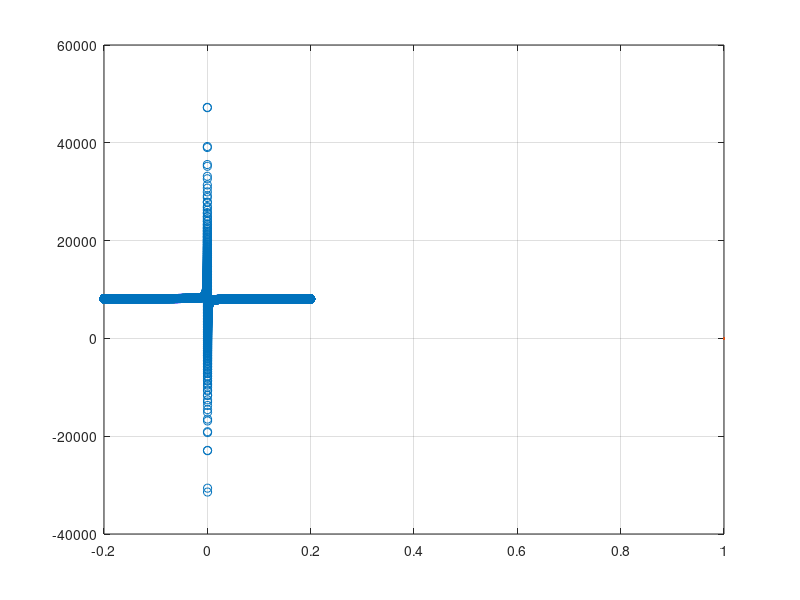

Write the MATLAB code that produced this figure. (Note: this script raises an error after producing the figure.)
%% OPTIMAL STAGING ANALYSIS

clear
close all
clc

% ----------------------------3ST0 SOLID-----------------------------------
% Recovering the specific problem data
g0   = 9.80665;   

% conservative estimate on isp
isp1 = 250;     
isp2 = 250;     
isp3 = 250;     
eps1 = 0.08;
eps2 = 0.11;
eps3 = 0.14;
% from mission requirements
mpay = 400;
% see MA Staging Propulsion rationale document on  OneDrive for reasoning
% behind the first DV budget estimation:
% ITERATA 1: DV LOSS = 1.3 KM/S DV TOT = 8.92e3;
DV   = 8.92e3-0.6e3; %m/s

% computation of the effective exaust velocities
c1 = isp1*g0;
c2 = isp2*g0;
c3 = isp3*g0;

% Solving for lambda:=l
f = @(l) -(DV-c1*log((c1*l-1)/(eps1*c1*l))-c2*log((c2*l-1)/(eps2*c2*l))...
    -c3*log((c3*l-1)/(eps3*c3*l)));

x_vect = linspace(-0.2,0.2,100000);
f_eval = zeros(length(x_vect),1);
for j = 1:length(x_vect)
    f_eval(j) = f(x_vect(j));
end

figure
plot(x_vect,f_eval,'o',MarkerSize=1);
grid on
yline(0)
title('COST FUNCTION f(l) BEHAVIOUR','Interpreter','latex',FontSize=12);
xlabel('l',FontSize=15,Interpreter='latex');
ylabel('fval',FontSize=15,Interpreter='latex');

% solution
options = optimoptions("fsolve","Display",'off');
[l,~,exitflag] =fsolve(f,1,options);

% recovering n1,n2,n3
% defining eps and c vectors
eps = [eps1; eps2; eps3];
c   = [c1; c2; c3];
n = zeros(3,1);
for i=1:3
    n(i) = (c(i)*l-1)/(eps(i)*c(i)*l);
end

% once n1, n2, n3 have been computed, it's possible to recover the stage
% masses according to the following equations:

m3 = ((n(3)-1)/(1-n(3)*eps3))*mpay;
m2 = ((n(2)-1)/(1-n(2)*eps2))*(mpay+m3);
m1 = ((n(1)-1)/(1-n(1)*eps1))*(mpay+m2+m3);
m = [m1;m2;m3];

% GROSS LIFT OFF MASS 
glom = m1+m2+m3+mpay; % [Kg]

% Knowing the mass of the stages and the structural mass indexces
% m_structure  = m_stage*eps_stage
% m_propellant = m_stage*(1-eps_stage)

m_struct = zeros(3,1);
m_prop   = zeros(3,1);
for i=1:3
    m_struct(i) = m(i)*eps(i);
    m_prop(i) = m(i)*(1-eps(i));
end

clc
fprintf('\n3ST0 SOLID ANALYSIS')
fprintf('\n gross liftoff mass = %f kg \n',glom );
fprintf('\n first stage mass = %f Kg ',m1);
fprintf('\n second stage mass = %f kg',m2);
fprintf('\n third stage mass = %f kg \n',m3);
fprintf('\n first stage propellant mass = %f kg',m_prop(1));
fprintf('\n second stage propellant mass = %f kg',m_prop(2));
fprintf('\n third stage propellant mass = %f kg \n',m_prop(3));


%%  Sensitiviy of GLOM with respect to 15% variation of eps1, esp2, esp3

% Given the nominal values of the structural indexes, the GLOM computation
% is now perform considering a 10-15% change in the structural mass indexes 

eps1_plus  = linspace(eps1,0.15*eps1+eps1,11)';
eps1_minus = linspace(-0.15*eps1+eps1,eps1,10)';
Eps_1 = [eps1_minus;eps1_plus(2:end)];

eps2_plus  = linspace(eps2,0.15*eps2+eps2,11)';
eps2_minus = linspace(-0.15*eps2+eps2,eps2,10)';
Eps_2 = [eps2_minus;eps2_plus(2:end)];

eps3_plus  = linspace(eps3,0.15*eps3+eps3,11)';
eps3_minus = linspace(-0.15*eps3+eps3,eps3,10)';
Eps_3 = [eps3_minus;eps3_plus(2:end)];

% Computation of the GLOM for all the possible combinations of variability 
% of the structural mass indexces:

GLOM = zeros(20,20,20);
for i=1:20
    for j= 1:20
        for k = 1:20
            f = @(l) -(DV-c1*log((c1*l-1)/(Eps_1(i)*c1*l))-c2*log((c2*l-1)/...
                (Eps_2(j)*c2*l))-c3*log((c3*l-1)/(Eps_3(k)*c3*l)));
            l =fsolve(f,1,options);
            
            n1 = (c1*l-1)/(c1*Eps_1(i)*l);
            n2 = (c2*l-1)/(c2*Eps_2(j)*l);
            n3 = (c3*l-1)/(c3*Eps_3(k)*l);

            m3 = ((n3-1)/(1-n3*Eps_3(k)))*mpay;
            m2 = ((n2-1)/(1-n2*Eps_2(j)))*(mpay+m3);
            m1 = ((n1-1)/(1-n1*Eps_1(i)))*(mpay+m2+m3);
            GLOM(i,j,k) = m1+m2+m3+mpay;
        end
    end
end

%% Scatter plot of the variability region
[x, y, z] = ndgrid(Eps_1, Eps_2, Eps_3);
x = x(:); 
y = y(:);
z = z(:);
glom_flat = GLOM(:);

figure;
scatter3(x, y, z, 20, glom_flat, 'filled');
xlabel('\epsilon_1',FontSize=15);
ylabel('\epsilon_2',FontSize=15);
zlabel('\epsilon_3',FontSize=15);
title('3STO solid GLOM expected variability','Interpreter','latex',...
    FontSize=15);
colorbar;
clim([min(glom_flat) max(glom_flat)]);
hold on
scatter3(eps1,eps2,eps3,glom,'filled',MarkerFaceColor='red',SizeData=30);

%% SENSITIVITY ANALYSIS

% Extraxting the submatrix GLOM(1:20;10,10) to see how the variability of
% the first stack structural mass index influence the GLOM with respect to
% the nominal case.

figure
% INFLUENCE OF THE FIRST STRUCTURAL MASS INDEX, WITH CONSTANT EPS_2, EPS_3
TradeOffMatrix1 = GLOM(1:20,10,10);
plot(((Eps_1-Eps_1(10).*ones(20,1))./Eps_1(10))*100,((TradeOffMatrix1-...
    glom*ones(20,1))./glom)*100,'o',MarkerFaceColor='blue')
grid on
hold on
xlabel('Change in structural mass index [\%] ',...
   'Interpreter','latex', 'FontSize',15);
ylabel('Change in GLOM [\%]', 'Interpreter','latex',FontSize=15);
title('Optimization strategy analysis', 'Interpreter','latex',FontSize=15);

% INFLUENCE OF THE SECOND STRUCTURAL MASS INDEX, WITH CONSTANT EPS_1, EPS_3
TradeOffMatrix2 = GLOM(10,1:20,10)';
plot(((Eps_2-Eps_2(10).*ones(20,1))./Eps_2(10))*100,((TradeOffMatrix2-...
    glom*ones(20,1))./glom)*100,'o',MarkerFaceColor='green')

% INFLUENCE OF THE THIRD STRUCTURAL MASS INDEX, WITH CONSTANT EPS_1, EPS_2
TradeOffMatrix3 = squeeze(GLOM(10,10,1:20));
plot(((Eps_3-Eps_3(10).*ones(20,1))./Eps_3(10))*100,((TradeOffMatrix3-...
    glom*ones(20,1))./glom)*100,'o',MarkerFaceColor='yellow')

% reference point
plot((Eps_1(10)-Eps_1(10))./Eps_1(10),(TradeOffMatrix1(10)-glom)/...
    TradeOffMatrix1(10),'o',MarkerFaceColor='red')

legend('eps1 variable','eps2 variable','eps3 variable','ref','FontSize',...
    14,Interpreter = 'latex');


%%%%%%%%%%%%%%%%%%%%%%%%%%%%%%%%%%%%%%%%%%%%%%%%%%%%%%%%%%%%%%%%%%%%%%%%%%%
% SOME CONSIDERATIONS: IT'S MUCH BETTER OPTIMIZING THE FIRST STAGE
% STRUCTURAL MASS INDEXCES, AS FOR THE SAME % CHANGE, THE OVERALL EFFECT ON
% THE GLOM IS MUCH STRONGER WITH RESPECT TO THE OPTIMIZATION OF THE
% STRUCTURAL MASS INDEX OF THE UPPER STAGES
%%%%%%%%%%%%%%%%%%%%%%%%%%%%%%%%%%%%%%%%%%%%%%%%%%%%%%%%%%%%%%%%%%%%%%%%%%%


%%
%-----------------------------2STO LIQUID----------------------------------
% reliable assumptions for eps_i and isp_i, i=1,2 have to be made.
% [1] Conceptual Launch Vehicle and Spacecract Design for Risk Assessment
eps1 = 0.15;
eps2 = 0.17;

% [2] Atlas V and Falcon 9 both exploit LOX-RP1 for the first stage
isp1 = 320;
isp2 = 320;  

% Optimization process for a TSTO:
% computation of the effective exaust velocities
c1 = isp1*g0;
c2 = isp2*g0;

% Solving for lambda:=l
f = @(l) DV-c1*log((c1*l-1)/(eps1*c1*l))-c2*log((c2*l-1)/(eps2*c2*l));
options = optimoptions('fsolve','FunctionTolerance',1e-12,'Display','off');
l =fsolve(f,1,options);

% recovering n1,n2,n3
% defining eps and c vectors
eps = [eps1; eps2];
c   = [c1; c2];
n = zeros(2,1);
for i=1:2
    n(i) = (c(i)*l-1)/(eps(i)*c(i)*l);
end

% once n1, n2 have been computed, it's possible to recover the stage
% masses according to the following equations:

m2 = ((n(2)-1)/(1-n(2)*eps2))*mpay;
m1 = ((n(1)-1)/(1-n(1)*eps1))*(mpay+m2);

% GROSS LIFT OFF MASS 
glom_TSTO = m1+m2+mpay; % [Kg]

m_struct_TSTO = zeros(2,1);
m_prop_TSTO   = zeros(2,1);
m = [m1;m2];
for i=1:2
    m_struct_TSTO(i) = m(i)*eps(i);
    m_prop_TSTO(i) = m(i)*(1-eps(i));
end

%%%%%%%%%%%%%%%%%%%%%%%%%%%%%%%%%%%%%%%%%%%%%%%%%%%%%%%%%%%%%%%%%%%%%%%%%%%
% The mission seems possible from the energetic point of view, but some
% constraints may be present on the acceleration profile, thus a TSTO may
% not be a feasible option, depending on the loads that the structure
% and/or the crew can soupport.
%%%%%%%%%%%%%%%%%%%%%%%%%%%%%%%%%%%%%%%%%%%%%%%%%%%%%%%%%%%%%%%%%%%%%%%%%%%

fprintf('\n2STO LIQUID')
fprintf('\n gross liftoff mass = %f kg \n',glom_TSTO );
fprintf('\n first stage mass = %f Kg ',m1);
fprintf('\n second stage mass = %f kg \n',m2);
fprintf('\n first stage propellant mass = %f kg',m_prop_TSTO(1));
fprintf('\n second stage propellant mass = %f kg \n',m_prop_TSTO(2));

% Sensitivity analysis
% Given the nominal values of the structural indexes, the GLOM computation
% is now perform considering a 10-15% change in the structural mass indexes 

eps1_plus  = linspace(eps1,0.15*eps1+eps1,11)';
eps1_minus = linspace(-0.15*eps1+eps1,eps1,10)';
Eps_1 = [eps1_minus;eps1_plus(2:end)];

eps2_plus  = linspace(eps2,0.15*eps2+eps2,11)';
eps2_minus = linspace(-0.15*eps2+eps2,eps2,10)';
Eps_2 = [eps2_minus;eps2_plus(2:end)];

% Computation of the GLOM for all the possible combinations of variability 
% of the structural mass indexces:

GLOM = zeros(20,20);
for i=1:20
    for j= 1:20
            f = @(l) DV-c1*log((c1*l-1)/(Eps_1(i)*c1*l))-c2*log((c2*l-1)...
                /(Eps_2(j)*c2*l));
            l =fsolve(f,1,options);
            
            n1 = (c1*l-1)/(c1*Eps_1(i)*l);
            n2 = (c2*l-1)/(c2*Eps_2(j)*l);

            m2 = ((n2-1)/(1-n2*Eps_2(j)))*(mpay);
            m1 = ((n1-1)/(1-n1*Eps_1(i)))*(mpay+m2);
            GLOM(i,j) = m1+m2+mpay;     
    end
end

% Scatter plot of the variability region
[x, y] = ndgrid(Eps_1, Eps_2);
x = x(:); 
y = y(:);
glom_flat = GLOM(:);

figure;
scatter(x, y, 20, glom_flat, 'filled');
xlabel('\epsilon_1',FontSize=15);
ylabel('\epsilon_2',FontSize=15);
title('2STO liquid GLOM expected variability','Interpreter','latex',...
    FontSize=15);
colorbar;
clim([min(glom_flat) max(glom_flat)]);
hold on
scatter3(eps1,eps2,eps3,glom,'filled',MarkerFaceColor='red',SizeData=30);
%%
%------------------------------3STO LIQUID---------------------------------
DV = 8.92e3-0.6e3;
% conservative estimate on isp
isp1 = 320; % LOX-RP1     
isp2 = 320; % LOX-RP1    
isp3 = 320; % LOX-RP1    
% to be refine
eps1 = 0.15;
eps2 = 0.16;
eps3 = 0.17;

% computation of the effective exaust velocities
c1 = isp1*g0;
c2 = isp2*g0;
c3 = isp3*g0;

% Solving for lambda:=l
f = @(l) -(DV-c1*log((c1*l-1)/(eps1*c1*l))-c2*log((c2*l-1)/(eps2*c2*l))...
    -c3*log((c3*l-1)/(eps3*c3*l)));

% solution
options = optimoptions("fsolve","Display",'off');
[l,~,exitflag] =fsolve(f,1,options);

% recovering n1,n2,n3
% defining eps and c vectors
eps = [eps1; eps2; eps3];
c   = [c1; c2; c3];
n = zeros(3,1);
for i=1:3
    n(i) = (c(i)*l-1)/(eps(i)*c(i)*l);
end

% once n1, n2, n3 have been computed, it's possible to recover the stage
% masses according to the following equations:

m3 = ((n(3)-1)/(1-n(3)*eps3))*mpay;
m2 = ((n(2)-1)/(1-n(2)*eps2))*(mpay+m3);
m1 = ((n(1)-1)/(1-n(1)*eps1))*(mpay+m2+m3);
m = [m1;m2;m3];

% GROSS LIFT OFF MASS 
glom = m1+m2+m3+mpay; % [Kg]

% Knowing the mass of the stages and the structural mass indexces
% m_structure  = m_stage*eps_stage
% m_propellant = m_stage*(1-eps_stage)

m_struct = zeros(3,1);
m_prop   = zeros(3,1);
for i=1:3
    m_struct(i) = m(i)*eps(i);
    m_prop(i) = m(i)*(1-eps(i));
end

fprintf('\n3ST0 LIQUID ANALYSIS')
fprintf('\n gross liftoff mass = %f kg \n',glom );
fprintf('\n first stage mass = %f Kg ',m1);
fprintf('\n second stage mass = %f kg',m2);
fprintf('\n third stage mass = %f kg \n',m3);
fprintf('\n first stage propellant mass = %f kg',m_prop(1));
fprintf('\n second stage propellant mass = %f kg',m_prop(2));
fprintf('\n third stage propellant mass = %f kg \n',m_prop(3));

%--------------------CHOICE OF PRESSURIZING THECNOLOGY---------------------
% First choice of specific impulse for LOX-RP1 230s
% Second iteration for specific impulse: from CEA code analysis 230s with
% O/F = 2.13. From literature: rho_rp1 = 820 kg/m^3; rho_lox = 1140 kg/m^3

OF = 2.13;
rho_rp1 = 820;
rho_lox = 1140;
% FIRST STAGE
m_rp1_1 = m_prop(1)/(1+OF);
m_lox_1 = m_prop(1)-m_rp1_1;
v_rp1_1 = m_rp1_1/rho_rp1;
v_lox_1 = m_lox_1/rho_lox;
% SECOND STAGE
m_rp1_2 = m_prop(2)/(1+OF);
m_lox_2 = m_prop(2)-m_rp1_2;
v_rp1_2 = m_rp1_2/rho_rp1;
v_lox_2 = m_lox_2/rho_lox;
% THIRD STAGE
m_rp1_3 = m_prop(3)/(1+OF);
m_lox_3 = m_prop(3)-m_rp1_3;
v_rp1_3 = m_rp1_3/rho_rp1;
v_lox_3 = m_lox_3/rho_lox;

% CHOICE OF TANK CONFIGURATION: [slide 11. 06-01]
% tandem with common bulk head, internal piping, seems the most convinient
% May be critical a common head for semi criogenic couples
% fuel tank always above the oxidizer tank 

% tank shape: from literature
% cylindrical body + elliptical emispheroids dome --> Expected tank axpect
% ratio AR>1

% tank cyclindrical diameter ~= launcher dyameter
diameter_launcher = 1.6; % ext
diameter_tanks = diameter_launcher -0.2; % inner 

% tank length computation

% dome volume computation
AR = 2; % Aspect ratio, to be confirmed by the literature
vol_domes = 2*(2/3*pi*(diameter_tanks/2)^3/AR);
% first stage length of cylindrical part
Lenghts.one.rp1 = (v_rp1_1-vol_domes)/(pi*diameter_tanks^2/4); 
Lenghts.one.lox = (v_lox_1)/(pi*diameter_tanks^2/4);
% second stage lenght of cyndrical part
Lenghts.two.rp1 = (v_rp1_2-vol_domes)/(pi*diameter_tanks^2/4); 
Lenghts.two.lox = (v_lox_2)/(pi*diameter_tanks^2/4);

% third stage lenght --> a cylinder will be too short --> sort of sphere
% shape, with the borders touching the external walls of the launcher
% third stage domes
diameter_three = 1.2; % to be updated
AR_three = 4;
vol_domes_three = 2*(2/3*pi*(diameter_three/2)^3/AR_three);
Lenghts.three.rp1 = (v_rp1_3-vol_domes_three)/(pi*diameter_three^2/4); 
Lenghts.three.lox = (v_lox_3-vol_domes_three)/(pi*diameter_three^2/4);

h_dome_three = (diameter_three/2)/AR_three;
h_dome_one = (diameter_launcher/2)/AR;

% old sphere assumption: diameter is too small
% Lenghts.three.rp1 = ((v_rp1_3)*3/(4*pi))^(1/3); 
% Lenghts.three.lox = ((v_lox_3)*3/(4*pi))^(1/3); 

% tanks total lenght:
Tank.one.length = Lenghts.one.lox+Lenghts.one.rp1+2*(diameter_tanks/2)/AR;
Tank.two.length = Lenghts.two.lox+Lenghts.two.rp1+2*(diameter_tanks/2)/AR;
Tank.three.length = Lenghts.three.lox*2+Lenghts.three.rp1*2;

% Launcher total lenght estimate:  [slide 10 06-01]
L_TOT = diameter_launcher+h_dome_three...
    +1/3*diameter_three+Lenghts.three.lox*2+...
    1/4*diameter_three+Lenghts.three.rp1*2+1/3*diameter_three+...
    2*diameter_three+ h_dome_three+2*h_dome_three+Lenghts.three.rp1+...
    Lenghts.three.lox+h_dome_one+diameter_launcher+1/3*diameter_launcher+...
    diameter_launcher+Lenghts.one.rp1+Lenghts.one.lox+diameter_launcher

L_STACK2 = diameter_launcher+h_dome_three...
    +1/3*diameter_three+Lenghts.three.lox*2+...
    1/4*diameter_three+Lenghts.three.rp1*2+1/3*diameter_three+...
    2*diameter_three+ h_dome_three+2*h_dome_three+Lenghts.two.rp1+...
    Lenghts.two.lox+h_dome_one+diameter_launcher+1/3*diameter_launcher+...
    diameter_launcher-h_dome_one

% The lenght of the first stack is too big with the tank diameter constant.
% As first guess: diameter_three = 1.2 m
% check feasibility, lenght includes payload fairing ~=2.5 m

L_STACK3 = diameter_launcher+h_dome_three...
    +1/3*diameter_three+Lenghts.three.lox*2+...
    1/4*diameter_three+Lenghts.three.rp1*2+1/3*diameter_three+...
    2*diameter_three+ h_dome_three+2*h_dome_three-h_dome_one

% fairing shape may be too thin --> potrebbe doversi allargare per
% accomodare il payload, per poi richiudersi sulla forma del naso.

% ESTIMATION OF SINGLE COMPONENTS MASSES
MASS.wiring = 1.058*L_TOT^0.25*sqrt(glom);
MASS.Avionics = 10*glom^0.361;
% MASS FAIRING == REQUIRES EXTERNAL AREA OF THE FAIRING -> REQUIRE SHAPE

% THUST STRUCUTRE, LRE CORRELATIONS REQUIRES THE DEFINITION OF THE THRUST
% LEVEL, THUS THE DEFINITION OF THE T/W RATIO FOR ALL THE STAGES
T_W1 =  1;
T_W2 = 0.8;
T_W3 = 0.8;
% from graphical correlations
T1 = T_W1*g0*glom;
T2 = T_W2*g0*(mpay+m2+m3);
T3 = T_W3*g0*(mpay+m3);
% thrust structure weight
MASS.Tstruct1 = 2.55*T1*1e-4;
MASS.Tstruct2 = 2.55*T2*1e-4;
MASS.Tstruct3 = 2.55*T3*1e-4;
% eps nozzle definition to exploit empirical correlations
exp1 = 32.58;
exp2 = 40;
exp3 = 40;
% LRE mass estimation
MASS.LRE1 = 7.81*1e-4*T1+3.37*1e-5*T1*sqrt(exp1)+59;
MASS.LRE2 = 7.81*1e-4*T2+3.37*1e-5*T2*sqrt(exp1)+59;
MASS.LRE3 = 7.81*1e-4*T3+3.37*1e-5*T3*sqrt(exp1)+59;
% Cryogenic tanks insulation for LOX
% required computation of external tank area [slide 14 06-01]
% considered the tank as cylinder+EH dome
% eccentricity of the dome
E = sqrt(1-h_dome_one^2/(diameter_launcher/2)^2);
R_launher = diameter_launcher/2;
% is it ln or log?
A_outer_EHdome = pi*R_launher^2*(1+1/(2*E*AR^2)*log((1+E)/(1-E)));
A_outer_cyl_1lox = pi*diameter_launcher*Lenghts.one.lox;  
AOUT.one.loxtank = A_outer_EHdome*2+A_outer_cyl_1lox;
A_outer_cyl_2lox = pi*diameter_launcher*Lenghts.two.lox; 
AOUT.two.loxtank = A_outer_EHdome*2+A_outer_cyl_2lox;
% computation for the third stage
E_three = sqrt(1-h_dome_three^2/(diameter_three/2)^2);
R3 =diameter_three/2;
A_outer_EHdome3 = pi*R3^2*(1+1/(2*E*AR_three^2)*log((1+E_three)/(1-E_three)));
A_outer_cyl_3lox = pi*diameter_launcher*Lenghts.three.lox; 
AOUT.three.loxtank = A_outer_EHdome3*2+A_outer_cyl_3lox;

% Expected cryogenic insulation mass for LOX tanks
MASS.insulation1 = 1.12*AOUT.one.loxtank;
MASS.insulation2 = 1.12*AOUT.two.loxtank;
MASS.insulation3 = 1.12*AOUT.three.loxtank;

% Tanks mass computations --> burst pressur sizing

close all
%%  Sensitiviy of GLOM with respect to 15% variation of eps1, esp2, esp3

% Given the nominal values of the structural indexes, the GLOM computation
% is now perform considering a 10-15% change in the structural mass indexes 

eps1_plus  = linspace(eps1,0.15*eps1+eps1,11)';
eps1_minus = linspace(-0.15*eps1+eps1,eps1,10)';
Eps_1 = [eps1_minus;eps1_plus(2:end)];

eps2_plus  = linspace(eps2,0.15*eps2+eps2,11)';
eps2_minus = linspace(-0.15*eps2+eps2,eps2,10)';
Eps_2 = [eps2_minus;eps2_plus(2:end)];

eps3_plus  = linspace(eps3,0.15*eps3+eps3,11)';
eps3_minus = linspace(-0.15*eps3+eps3,eps3,10)';
Eps_3 = [eps3_minus;eps3_plus(2:end)];

% Computation of the GLOM for all the possible combinations of variability 
% of the structural mass indexces:

GLOM = zeros(20,20,20);
for i=1:20
    for j= 1:20
        for k = 1:20
            f = @(l) -(DV-c1*log((c1*l-1)/(Eps_1(i)*c1*l))-c2*log((c2*l-1)/...
                (Eps_2(j)*c2*l))-c3*log((c3*l-1)/(Eps_3(k)*c3*l)));
            l =fsolve(f,1,options);
            
            n1 = (c1*l-1)/(c1*Eps_1(i)*l);
            n2 = (c2*l-1)/(c2*Eps_2(j)*l);
            n3 = (c3*l-1)/(c3*Eps_3(k)*l);

            m3 = ((n3-1)/(1-n3*Eps_3(k)))*mpay;
            m2 = ((n2-1)/(1-n2*Eps_2(j)))*(mpay+m3);
            m1 = ((n1-1)/(1-n1*Eps_1(i)))*(mpay+m2+m3);
            GLOM(i,j,k) = m1+m2+m3+mpay;
        end
    end
end

%% Scatter plot of the variability region
[x, y, z] = ndgrid(Eps_1, Eps_2, Eps_3);
x = x(:); 
y = y(:);
z = z(:);
glom_flat = GLOM(:);

figure;
scatter3(x, y, z, 20, glom_flat, 'filled');
xlabel('\epsilon_1',FontSize=15);
ylabel('\epsilon_2',FontSize=15);
zlabel('\epsilon_3',FontSize=15);
title('3STO liquid GLOM expected variability','Interpreter','latex',...
    FontSize=15);
colorbar;
clim([min(glom_flat) max(glom_flat)]);
hold on
scatter3(eps1,eps2,eps3,glom,'filled',MarkerFaceColor='red',SizeData=30);
